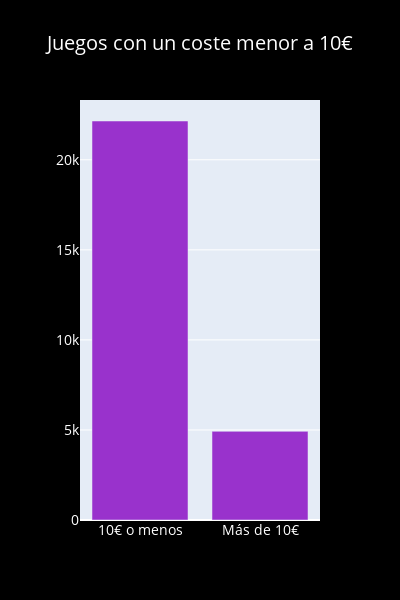

Notebook cell for this chart:
### Code cell
#Juegos con un coste inferior a 10 euros
costo10, costo100 = steam[steam["price"] <= 10].shape[0], steam[steam["price"] > 10].shape[0]
labels = ["10€ o menos", "Más de 10€"]
fig = go.Figure(data=[go.Bar(x=labels, y=[costo10, costo100], marker_color="DarkOrchid")])
fig.update_layout(
    height=600, width=400, title_text="Juegos con un coste menor a 10€",
    title_x = 0.5,
    font=dict(
            size=14,
            color="white"),
    paper_bgcolor = "black"
)

fig.show()

### Figure 1 — Plotly figure (JSON) as saved in the notebook; plotly's stock layout.template omitted (floating-point values rounded to 4 significant figures)
{"data": [{"marker": {"color": "DarkOrchid"}, "type": "bar", "x": ["10€ o menos", "Más de 10€"], "y": [22153, 4922]}], "layout": {"font": {"color": "white", "size": 14}, "height": 600, "paper_bgcolor": "black", "title": {"text": "Juegos con un coste menor a 10€", "x": 0.5}, "width": 400}}
